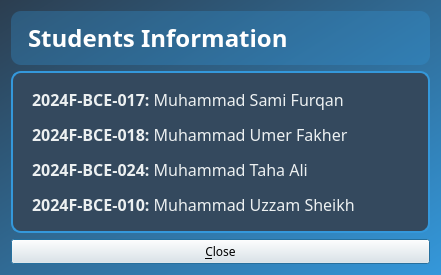
<?xml version="1.0" encoding="UTF-8"?>
<ui version="4.0">
 <class>AboutDialog</class>
 <widget class="QDialog" name="AboutDialog">
  <property name="geometry">
   <rect>
    <x>0</x>
    <y>0</y>
    <width>441</width>
    <height>266</height>
   </rect>
  </property>
  <property name="font">
   <font>
    <family>Lexend</family>
   </font>
  </property>
  <property name="windowTitle">
   <string>About</string>
  </property>
  <property name="styleSheet">
   <string>
    QDialog { background: qlineargradient(x1:0, y1:0, x2:1, y2:1, stop:0 #2c3e50, stop:1 #3498db); }
    QLabel { color: #ecf0f1; font-size: 16px; padding: 10px; }
    QLabel#titleLabel { font-size: 24px; font-weight: bold; color: #ffffff; text-align: center; background-color: rgba(52, 152, 219, 0.3); border-radius: 10px; }
    QLabel#studentDataLabel { background-color: #34495e; border: 2px solid #3498db; border-radius: 10px; padding: 15px; }
   </string>
  </property>
  <layout class="QVBoxLayout" name="verticalLayout">
   <item>
    <widget class="QLabel" name="titleLabel">
     <property name="font">
      <font>
       <family>Lexend</family>
       <pointsize>-1</pointsize>
       <bold>true</bold>
      </font>
     </property>
     <property name="text">
      <string>Students Information</string>
     </property>
    </widget>
   </item>
   <item>
    <widget class="QLabel" name="studentDataLabel">
     <property name="font">
      <font>
       <family>Lexend</family>
       <pointsize>-1</pointsize>
      </font>
     </property>
     <property name="text">
      <string>&lt;html&gt;&lt;head/&gt;&lt;body&gt;&lt;p&gt;&lt;span style=&quot; font-weight:700;&quot;&gt;2024F-BCE-017:&lt;/span&gt; Muhammad Sami Furqan &lt;/p&gt;&lt;p&gt;&lt;span style=&quot; font-weight:700;&quot;&gt;2024F-BCE-018:&lt;/span&gt; Muhammad Umer Fakher &lt;/p&gt;&lt;p&gt;&lt;span style=&quot; font-weight:700;&quot;&gt;2024F-BCE-024:&lt;/span&gt; Muhammad Taha Ali &lt;/p&gt;&lt;p&gt;&lt;span style=&quot; font-weight:700;&quot;&gt;2024F-BCE-010:&lt;/span&gt; Muhammad Uzzam Sheikh &lt;/p&gt;&lt;/body&gt;&lt;/html&gt;</string>
     </property>
     <property name="textFormat">
      <enum>Qt::TextFormat::RichText</enum>
     </property>
     <property name="wordWrap">
      <bool>true</bool>
     </property>
    </widget>
   </item>
   <item>
    <widget class="QPushButton" name="pushButton">
     <property name="font">
      <font>
       <family>Lexend</family>
       <fontweight>Black</fontweight>
      </font>
     </property>
     <property name="cursor">
      <cursorShape>CrossCursor</cursorShape>
     </property>
     <property name="text">
      <string>&amp;Close</string>
     </property>
    </widget>
   </item>
   <item>
    <spacer name="verticalSpacer">
     <property name="orientation">
      <enum>Qt::Orientation::Vertical</enum>
     </property>
     <property name="sizeHint" stdset="0">
      <size>
       <width>20</width>
       <height>40</height>
      </size>
     </property>
    </spacer>
   </item>
  </layout>
 </widget>
 <resources/>
 <connections/>
</ui>
